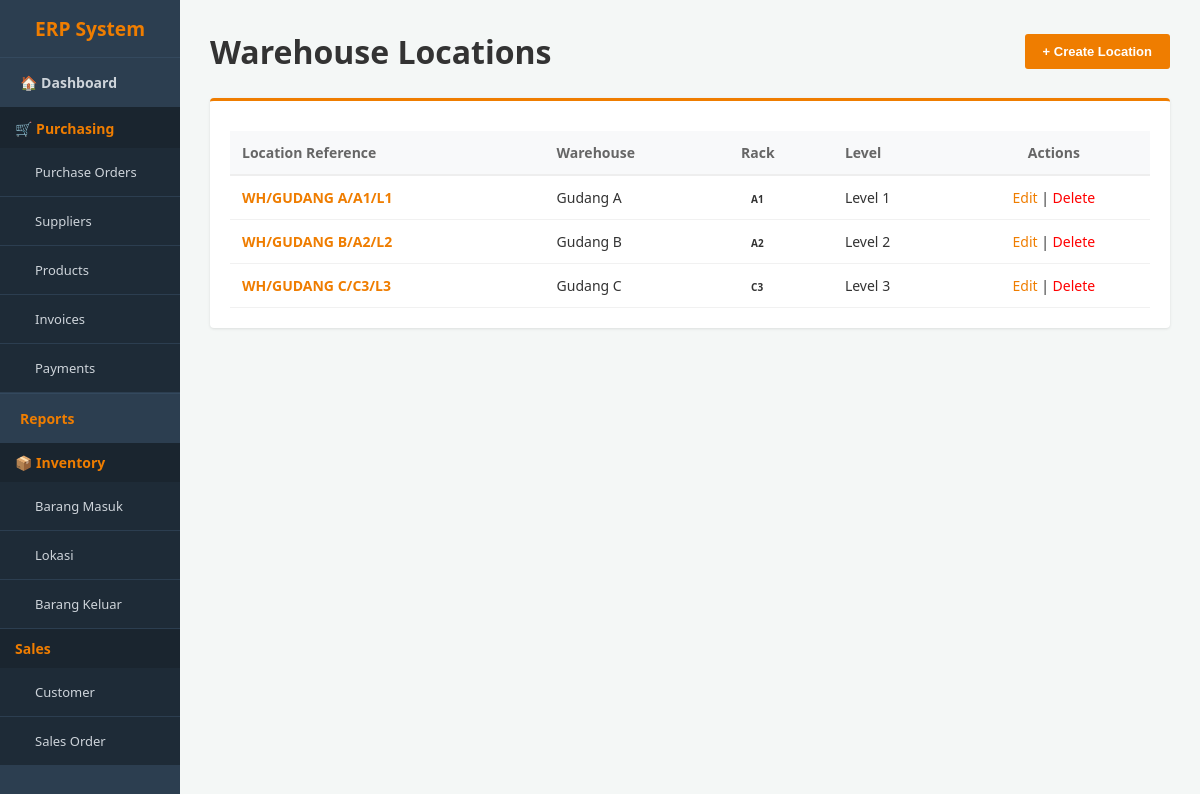
/lokasi.php, run on the app's committed database.
### tables this page shows
CREATE TABLE `lokasi` (
  `id_lokasi` int(11) NOT NULL,
  `nama_gudang` varchar(50) NOT NULL,
  `blok_rak` varchar(10) NOT NULL,
  `nomor_tingkat` int(11) DEFAULT 1
);

### lokasi.php (the view, shortened to what this page needs)
<?php
include 'config.php';
include 'header.php';
?>
<div class="header-bar">
    <h1><i class="fa fa-map-marker-alt"></i> Warehouse Locations</h1>
    <button onclick="toggleForm()" class="btn-orange"><?= isset($_GET['edit']) ? 'Edit Mode' : '+ Create Location' ?></button>
</div>
<div class="card">
    <table class="table-odoo">
        <thead>
            <tr>
                <th>Location Reference</th>
                <th>Warehouse</th>
                <th>Rack</th>
                <th>Level</th>
                <th style="text-align:center">Actions</th>
            </tr>
        </thead>
        <tbody>
            <?php
            $res = mysqli_query($conn, "SELECT * FROM lokasi ORDER BY nama_gudang ASC, blok_rak ASC");
            while($row = mysqli_fetch_assoc($res)): ?>
            <tr>
                <td>
                    <span style="color: #ef7d00; font-weight: bold;">
                        WH/<?= strtoupper($row['nama_gudang']) ?>/<?= $row['blok_rak'] ?>/L<?= $row['nomor_tingkat'] ?>
                    </span>
                </td>
                <td><?= $row['nama_gudang'] ?></td>
                <td><span class="badge bg-light"><?= $row['blok_rak'] ?></span></td>
                <td>Level <?= $row['nomor_tingkat'] ?></td>
                <td style="text-align:center">
                    <a href="lokasi.php?edit=<?= $row['id_lokasi'] ?>" style="color:#ef7d00; text-decoration:none;">Edit</a> |
                    <a href="lokasi.php?delete=<?= $row['id_lokasi'] ?>" style="color:red; text-decoration:none;" onclick="return confirm('Hapus lokasi ini?')">Delete</a>
                </td>
            </tr>
            <?php endwhile; ?>
        </tbody>
    </table>
</div>

### header.php (style rules this page uses)
* { box-sizing: border-box; margin: 0; padding: 0; }
body { font-family: 'Segoe UI', Arial, sans-serif; background-color: #f4f7f6; display: flex; color: #333; }
.header-bar { display: flex; justify-content: space-between; align-items: center; margin-bottom: 25px; }
.card { background: white; padding: 20px; border-radius: 4px; box-shadow: 0 1px 3px rgba(0,0,0,0.1); border-top: 3px solid #ef7d00; }
table { width: 100%; border-collapse: collapse; margin-top: 10px; font-size: 14px; }
table th { background-color: #f8f9fa; text-align: left; padding: 12px; border-bottom: 2px solid #eee; color: #666; }
table td { padding: 12px; border-bottom: 1px solid #f1f1f1; }
.btn-orange { background-color: #ef7d00; color: white; padding: 10px 18px; border: none; border-radius: 3px; cursor: pointer; text-decoration: none; font-size: 13px; font-weight: bold; }
.badge { padding: 4px 10px; border-radius: 20px; font-size: 10px; font-weight: bold; }

### data on the page
lokasi: nama_gudang "GUDANG A", blok_rak "A1", nomor_tingkat "1", nama_gudang "Gudang A"
lokasi: nama_gudang "GUDANG B", blok_rak "A2", nomor_tingkat "2", nama_gudang "Gudang B"
lokasi: nama_gudang "GUDANG C", blok_rak "C3", nomor_tingkat "3", nama_gudang "Gudang C"
